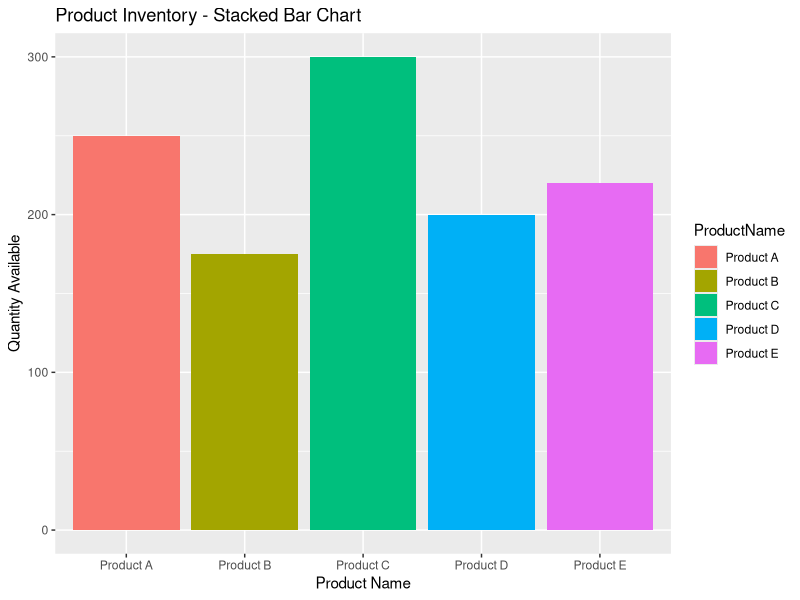
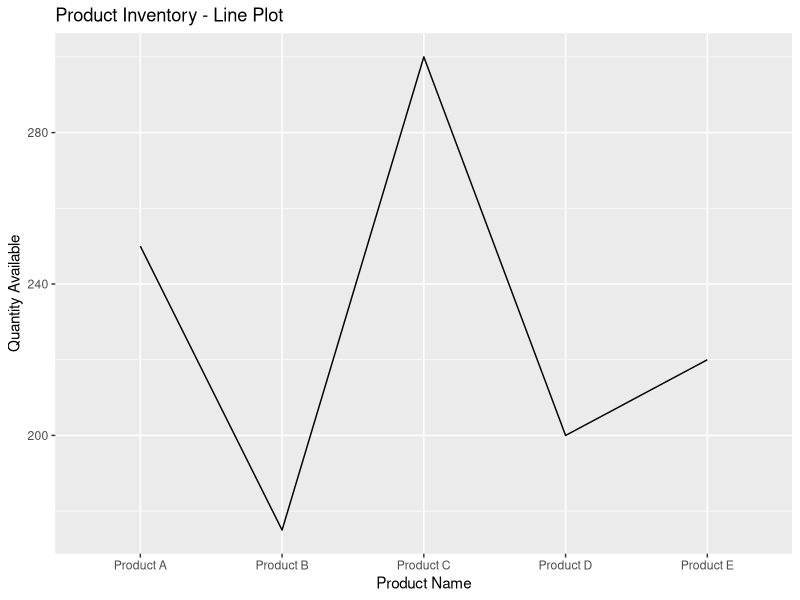
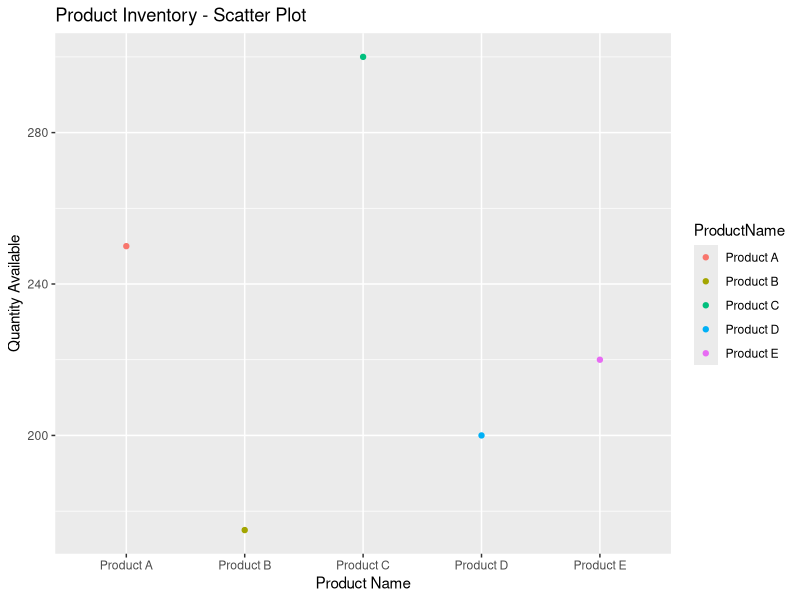

These figures' R source, in order: (Note: this script raises an error after producing the figures.)
# Install and load ggplot2 package
if (!requireNamespace("ggplot2", quietly = TRUE)) {
  install.packages("ggplot2")
}
library(ggplot2)

# Create the data
inventory_data <- data.frame(
  ProductID = c(1, 2, 3, 4, 5),
  ProductName = c("Product A", "Product B", "Product C", "Product D", "Product E"),
  QuantityAvailable = c(250, 175, 300, 200, 220)
)

# Stacked Bar Chart
ggplot(inventory_data, aes(x = ProductName, y = QuantityAvailable, fill = ProductName)) +
  geom_bar(stat = "identity") +
  labs(title = "Product Inventory - Stacked Bar Chart", x = "Product Name", y = "Quantity Available")

# Line Plot
ggplot(inventory_data, aes(x = ProductName, y = QuantityAvailable, group = 1)) +
  geom_line() +
  labs(title = "Product Inventory - Line Plot", x = "Product Name", y = "Quantity Available")

# Scatter Plot
ggplot(inventory_data, aes(x = ProductName, y = QuantityAvailable, color = ProductName)) +
  geom_point() +
  labs(title = "Product Inventory - Scatter Plot", x = "Product Name", y = "Quantity Available")

# Pie Plot
ggplot(inventory_data, aes(x = "", y = QuantityAvailable, fill = ProductName)) +
  geom_bar(stat = "pie", width = 1) +
  coord_polar(theta = "y") +
  labs(title = "Product Inventory - Pie Plot", x = NULL, y = NULL)

# Histogram
ggplot(data_long, aes(x = Value, fill = Category)) +
  geom_histogram(binwidth = 5, position = "identity", alpha = 0.7) +
  labs(title = "Histogram of Daily Consumption", x = "Daily Consumption", y = "Frequency")